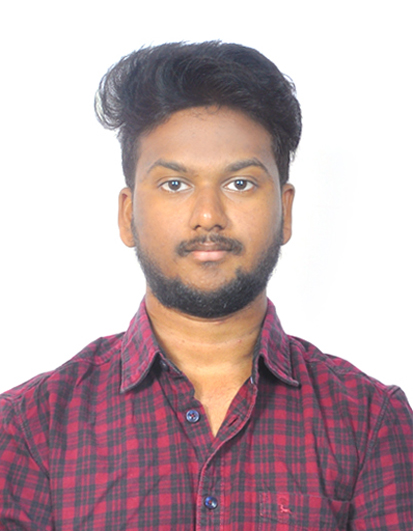
#> input picture image.jpg, 413 x 531 px
$ python face_detect2.py
#> lines starting #> are read from the running program, lines starting #| are printed output that depends on the picture
#> further down, img is the input picture: shape (531, 413, 3); mean B, G, R 173.8, 170.2, 193.2
# [134 lines of commented-out code are left out]


import cv2 as cv
import mediapipe as mp
import numpy as np
from sklearn.cluster import KMeans
from skimage import color

# --- Skin Tone Categories in CIE Lab Space ---
SKIN_TONE_CATEGORIES_LAB = {
    "Fair":   {"L": (65, 100), "a": (-5, 20), "b": (10, 30)},
    "Medium": {"L": (55, 70),  "a": (0, 25),  "b": (15, 35)},
    "Tan":    {"L": (40, 60),  "a": (5, 30),  "b": (20, 40)},
    "Dark":   {"L": (20, 45),  "a": (0, 25),  "b": (15, 35)},
}

def gray_world_white_balance(img):
    img = img.astype(np.float32)
    avg_b, avg_g, avg_r = [np.mean(img[:, :, i]) for i in range(3)]
#> avg_b = 173.8; avg_g = 170.2; avg_r = 193.2
    avg_gray = (avg_r + avg_g + avg_b) / 3
#> avg_gray = 179.1
    for i, avg in enumerate([avg_b, avg_g, avg_r]):
        img[:, :, i] *= (avg_gray / avg)
#> this loop made 3 passes
#> avg on passes 1 to 3: 173.8, 170.2, 193.2
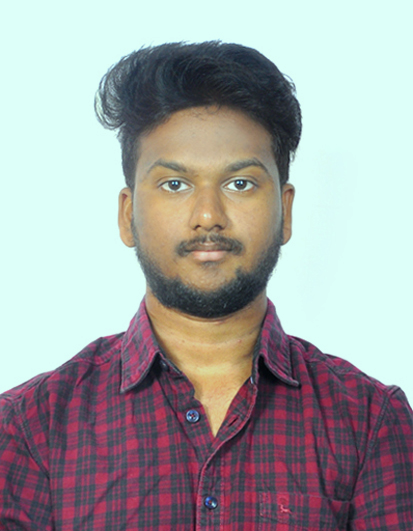
#> img: shape (531, 413, 3) float32; mean B, G, R 179, 179, 179; drawn with min black and max white
    return np.clip(img, 0, 255).astype(np.uint8)

def preprocess_patch(patch, size=(20, 20)):
    patch = cv.resize(patch, size)
    gray = cv.cvtColor(patch, cv.COLOR_BGR2GRAY)
    mask = cv.inRange(gray, 40, 220)
    flat = patch.reshape(-1, 3)
    return flat[mask.flatten() > 0]

def find_dominant_color(pixels, k=3):
    if len(pixels) < k:
        return None
    kmeans = KMeans(n_clusters=k, random_state=42, n_init='auto')
    kmeans.fit(pixels)
    labels, counts = np.unique(kmeans.labels_, return_counts=True)
    dominant = kmeans.cluster_centers_[labels[np.argmax(counts)]]
    return dominant.astype(int)

def classify_lab_color(lab):
    L, a, b = lab
    for tone, ranges in SKIN_TONE_CATEGORIES_LAB.items():
        if ranges["L"][0] <= L <= ranges["L"][1] and ranges["a"][0] <= a <= ranges["a"][1] and ranges["b"][0] <= b <= ranges["b"][1]:
            return tone
    return "Unknown"

REGION_LANDMARKS = {
    "forehead": [10, 338, 297],
    "left_cheek": [93, 205, 187],
    "right_cheek": [323, 425, 411],
    "chin": [152, 200, 210],
}

img = cv.imread('image.jpg')
if img is None:
    print("Image not found.")
    exit()

img = gray_world_white_balance(img)

mp_face_mesh = mp.solutions.face_mesh
#> (the run stopped early here; a loop or call above may not have finished)
